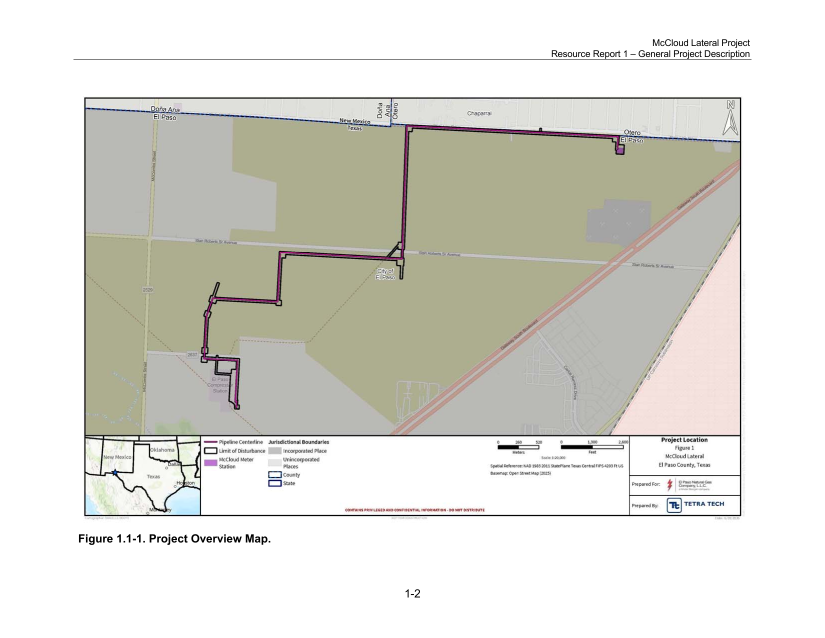
#> input picture batches/united-states-gas/staging/route-creation-newrows-20261020/maps/P8316/mccloud-fig1-1-p9-009.png, 1650 x 1275 px, found by its file name (shown at 1/2 size)
$ python trace_magenta.py
#> lines starting #> are read from the running program, lines starting #| are printed output that depends on the picture; after the words box and inside, x2 and y2 are one past the last pixel; in counts of white or black regions, pixels touching at a corner belong together; long printed decimals are rounded
"""Extract the magenta pipeline centerline from the figure as pixel polylines (P8316 McCloud Lateral).
Color mask -> closing -> skeleton -> longest path through the skeleton graph -> simplify ~1 px."""
import json, sys
import numpy as np
from PIL import Image
from scipy import ndimage as ndi
from skimage.morphology import skeletonize, binary_closing, disk
from skimage.measure import approximate_polygon
import networkx as nx
R='batches/united-states-gas/staging/route-creation-newrows-20261020/'
img=Image.open(R+'maps/P8316/mccloud-fig1-1-p9-009.png').convert('RGB')
#> img is the input picture: PIL image 1650x1275 RGB; mean R, G, B 220.5, 219.9, 212.9
a=np.array(img).astype(int)
r,g,b=a[...,0],a[...,1],a[...,2]
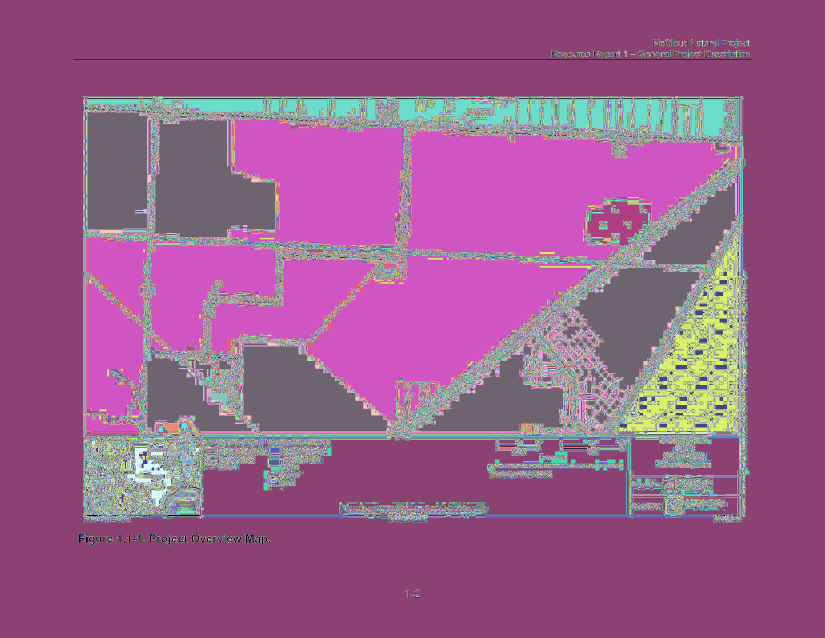
#> r: shape (1275, 1650) int64 (shown at 1/2 size); 256 distinct labels, from 0 to 255; one colour per label, 0 black
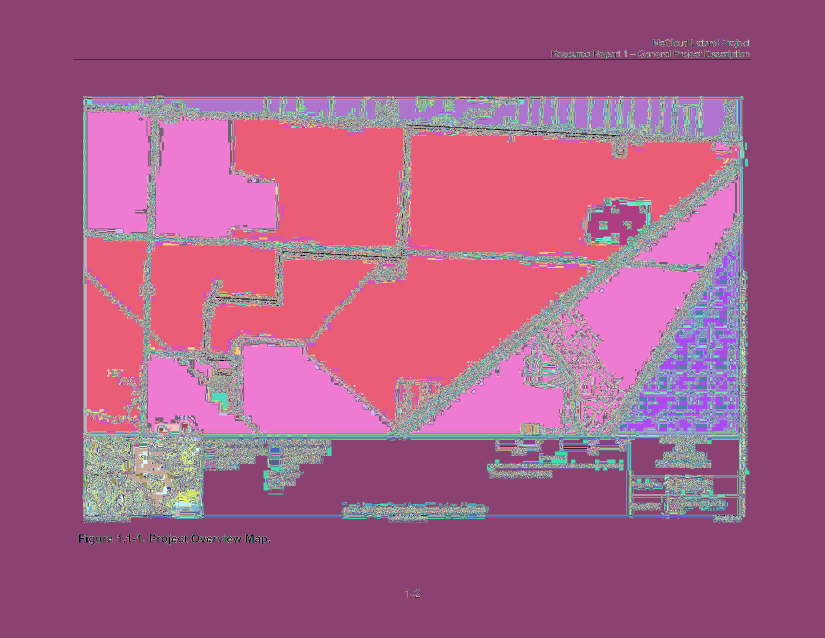
#> g: shape (1275, 1650) int64 (shown at 1/2 size); 256 distinct labels, from 0 to 255; one colour per label, 0 black
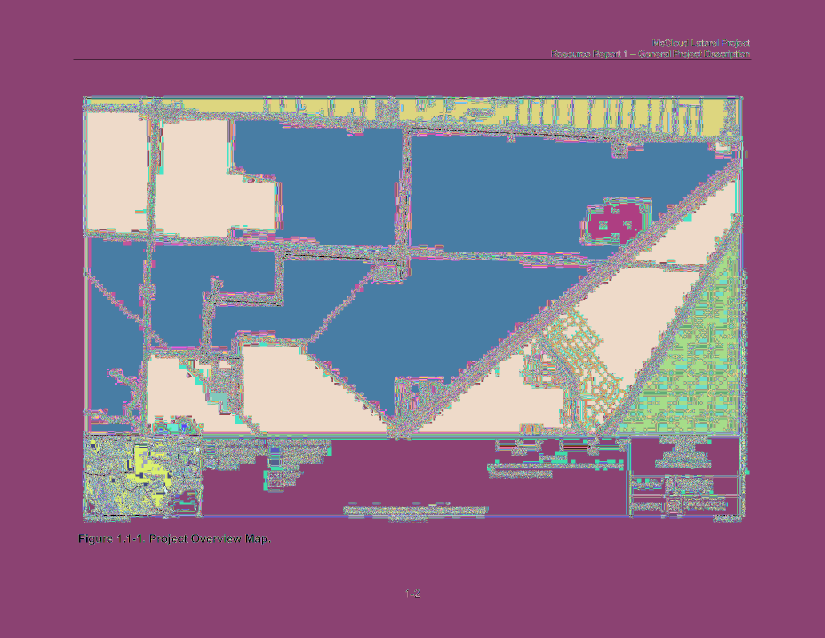
#> b: shape (1275, 1650) int64 (shown at 1/2 size); 256 distinct labels, from 0 to 255; one colour per label, 0 black
mask=(r>120)&(r-g>70)&(b-g>35)&(r-b>5)&(r-b<90)
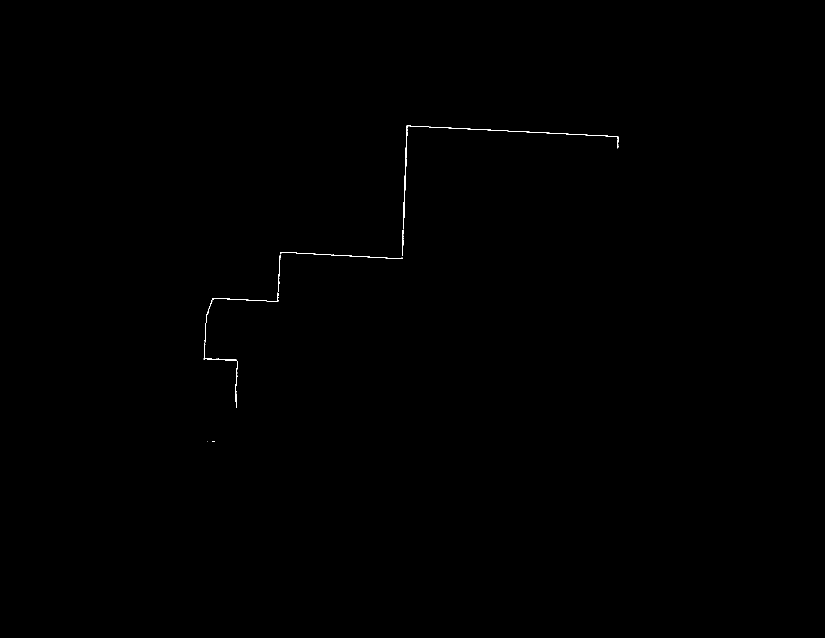
#> mask: shape (1275, 1650) bool (shown at 1/2 size); 0.12% white in thin lines or dots, all inside (x1, y1, x2, y2) = (407, 251, 1237, 883)
mask[:200]=False; mask[868:]=False; mask[:,:172]=False; mask[:,1478:]=False
#> after `mask[868:] = False`: mask: shape (1275, 1650) bool; 0.12% white in thin lines or dots, all inside (x1, y1, x2, y2) = (407, 251, 1237, 815)
# drop the meter-station fill: it is a larger solid blob, handled below by opening test
m=binary_closing(mask,disk(2))
lab,n=ndi.label(m,structure=np.ones((3,3)))
#> lab: shape (1275, 1650) int32; 7 distinct labels, from 0 to 6
#> n = 6
sizes=ndi.sum(m,lab,range(1,n+1))
#> sizes = [904, 209, 67, 28, 376, 891]
keep=[i+1 for i,s in enumerate(sizes) if s>150]
#> keep = [1, 2, 5, 6]
m=np.isin(lab,keep)
Image.fromarray((m*255).astype('uint8')).save(R+'traces/P8316/mask.png')
sk=skeletonize(m)
#> sk: shape (1275, 1650) bool; 0.07% white in thin lines or dots, all inside (x1, y1, x2, y2) = (408, 251, 1237, 814)
ys,xs=np.nonzero(sk)
#> ys = 1389 values from 251 to 813; xs = 1389 values, max 1236 at index 447, min 408 at index 1213, mean 738.5
G=nx.Graph()
S=set(zip(xs,ys))
#> S = 1389 items
for (x,y) in S:
    for dx in (-1,0,1):
        for dy in (-1,0,1):
            if (dx or dy) and (x+dx,y+dy) in S:
                G.add_edge((x,y),(x+dx,y+dy),weight=(dx*dx+dy*dy)**.5)
#> this loop made 1389 passes
#> (x, y) on passes 1 to 3: (768, 515), (559, 521), (1178, 270)
comps=sorted(nx.connected_components(G),key=len,reverse=True)
#> comps = 4 items
print('components',[len(c) for c in comps][:8])
#| components [537, 497, 246, 109]
# bridge gaps (places where the magenta is hidden by the black limit-of-disturbance outline):
# join each component to the nearest other one by the closest pair of skeleton pixels, if under 80 px
from scipy.spatial import cKDTree
big=[c for c in comps if len(c)>40]
#> big = 4 items
import itertools
while len(big)>1:
    best=None
    for ca,cb in itertools.combinations(range(len(big)),2):
        A=np.array(list(big[ca])); B=np.array(list(big[cb]))
        t=cKDTree(B); d,i=t.query(A); k=int(np.argmin(d))
        if best is None or d[k]<best[0]: best=(d[k],ca,cb,tuple(A[k]),tuple(B[i[k]]))
    d,ca,cb,pa,pb=best
    print('bridge',pa,pb,round(d,1))
    assert d<80
    G.add_edge(pa,pb,weight=float(d))
    big[ca]=big[ca]|big[cb]; del big[cb]
#> this loop made 3 passes
#> (d, ca, cb, pa, pb) on passes 1 to 3: (3, 0, 3, (810, 347), (810, 350)), (3, 1, 2, (560, 510), (560, 507)), (57.04, 0, 1, (806, 458), (804, 515))
#| bridge (810, 347) (810, 350) 3.0
#| bridge (560, 510) (560, 507) 3.0
#| bridge (806, 458) (804, 515) 57.0
#> after the loop, big = 1 item
comps=[big[0]]
out=[]
for c in comps[:1]:
    H=G.subgraph(c)
    u=next(iter(c)); d=nx.single_source_dijkstra_path_length(H,u); a0=max(d,key=d.get)
    d=nx.single_source_dijkstra_path_length(H,a0); b0=max(d,key=d.get)
    path=nx.dijkstra_path(H,a0,b0)
    print('endpoints',a0,b0,'len px',d[b0])
    pl=approximate_polygon(np.array(path,float),1.0)
    out.append(pl.tolist())
#> this loop made 1 pass
#> (u, a0, b0) on pass 1: ((704, 512), (1235, 296), (472, 813))
#| endpoints (1235, 296) (472, 813) len px 1493.599
#> after the loop, out = 1 item
json.dump({"image":"maps/P8316/mccloud-fig1-1-p9-009.png","polylines":out,"notes":"magenta centerline by color mask and skeleton; see trace_magenta.py"},open(R+'traces/P8316/trace.json','w'))
# overlay
ov=img.copy()
from PIL import ImageDraw
dr=ImageDraw.Draw(ov)
for pl in out:
    dr.line([tuple(p) for p in pl],fill=(0,255,0),width=1)
#> this loop made 1 pass
ov.save(R+'traces/P8316/overlay_trace.png')
